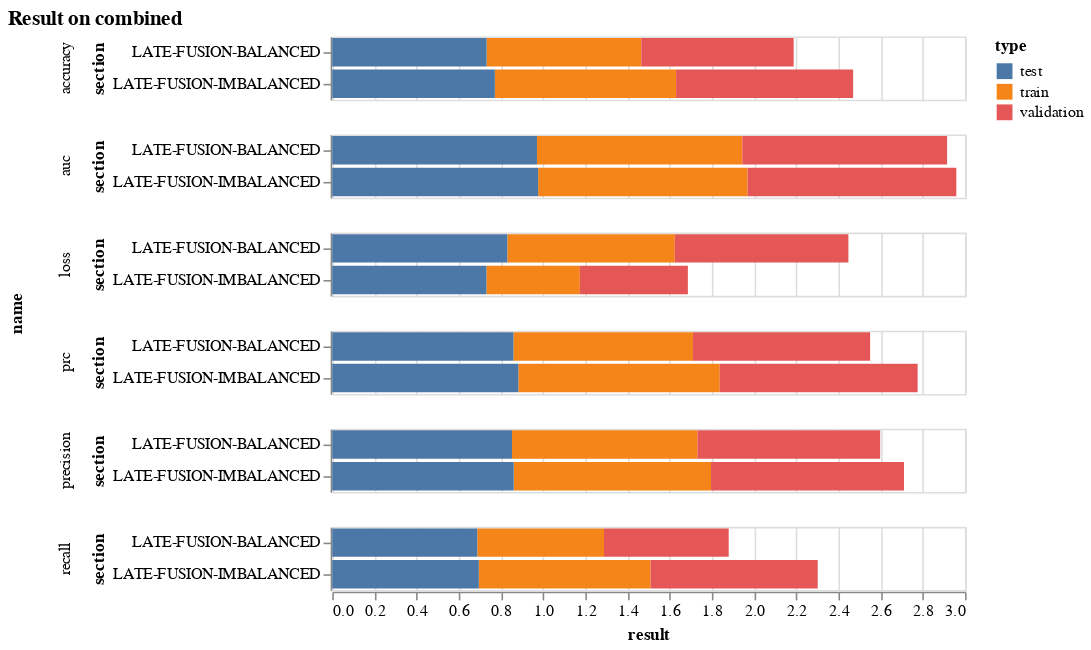

Source (notebook cell):
### Code cell
alt.Chart(late_melted_result, title="Result on combined").mark_bar().encode(
  y='section',
  x='result',
  color='type',
  row='name',
)

### Figure 1 — Vega-Lite specification as saved in the notebook (floating-point values rounded to 4 significant figures)
{"config": {"view": {"continuousWidth": 400, "continuousHeight": 300}}, "data": {"name": "data-4ea96f6646318b5430d059ae6bcc730a"}, "mark": "bar", "encoding": {"color": {"type": "nominal", "field": "type"}, "row": {"type": "nominal", "field": "name"}, "x": {"type": "quantitative", "field": "result"}, "y": {"type": "nominal", "field": "section"}}, "title": "Result on combined", "$schema": "https://vega.github.io/schema/vega-lite/v4.8.1.json", "datasets": {"data-4ea96f6646318b5430d059ae6bcc730a": [{"name": "loss", "section": "LATE-FUSION-IMBALANCED", "type": "train", "result": 0.4429}, {"name": "accuracy", "section": "LATE-FUSION-IMBALANCED", "type": "train", "result": 0.8593}, {"name": "precision", "section": "LATE-FUSION-IMBALANCED", "type": "train", "result": 0.9354}, {"name": "recall", "section": "LATE-FUSION-IMBALANCED", "type": "train", "result": 0.8146}, {"name": "auc", "section": "LATE-FUSION-IMBALANCED", "type": "train", "result": 0.993}, {"name": "prc", "section": "LATE-FUSION-IMBALANCED", "type": "train", "result": 0.9547}, {"name": "loss", "section": "LATE-FUSION-BALANCED", "type": "train", "result": 0.7938}, {"name": "accuracy", "section": "LATE-FUSION-BALANCED", "type": "train", "result": 0.7331}, {"name": "precision", "section": "LATE-FUSION-BALANCED", "type": "train", "result": 0.8789}, {"name": "recall", "section": "LATE-FUSION-BALANCED", "type": "train", "result": 0.6008}, {"name": "auc", "section": "LATE-FUSION-BALANCED", "type": "train", "result": 0.9735}, {"name": "prc", "section": "LATE-FUSION-BALANCED", "type": "train", "result": 0.851}, {"name": "loss", "section": "LATE-FUSION-IMBALANCED", "type": "validation", "result": 0.5121}, {"name": "accuracy", "section": "LATE-FUSION-IMBALANCED", "type": "validation", "result": 0.8393}, {"name": "precision", "section": "LATE-FUSION-IMBALANCED", "type": "validation", "result": 0.9149}, {"name": "recall", "section": "LATE-FUSION-IMBALANCED", "type": "validation", "result": 0.7921}, {"name": "auc", "section": "LATE-FUSION-IMBALANCED", "type": "validation", "result": 0.9894}, {"name": "prc", "section": "LATE-FUSION-IMBALANCED", "type": "validation", "result": 0.9384}, {"name": "loss", "section": "LATE-FUSION-BALANCED", "type": "validation", "result": 0.823}, {"name": "accuracy", "section": "LATE-FUSION-BALANCED", "type": "validation", "result": 0.7226}, {"name": "precision", "section": "LATE-FUSION-BALANCED", "type": "validation", "result": 0.8664}, {"name": "recall", "section": "LATE-FUSION-BALANCED", "type": "validation", "result": 0.5912}, {"name": "auc", "section": "LATE-FUSION-BALANCED", "type": "validation", "result": 0.9709}, {"name": "prc", "section": "LATE-FUSION-BALANCED", "type": "validation", "result": 0.84}, {"name": "loss", "section": "LATE-FUSION-IMBALANCED", "type": "test", "result": 0.7311}, {"name": "accuracy", "section": "LATE-FUSION-IMBALANCED", "type": "test", "result": 0.771}, {"name": "precision", "section": "LATE-FUSION-IMBALANCED", "type": "test", "result": 0.8604}, {"name": "recall", "section": "LATE-FUSION-IMBALANCED", "type": "test", "result": 0.695}, {"name": "auc", "section": "LATE-FUSION-IMBALANCED", "type": "test", "result": 0.9763}, {"name": "prc", "section": "LATE-FUSION-IMBALANCED", "type": "test", "result": 0.8823}, {"name": "loss", "section": "LATE-FUSION-BALANCED", "type": "test", "result": 0.8303}, {"name": "accuracy", "section": "LATE-FUSION-BALANCED", "type": "test", "result": 0.732}, {"name": "precision", "section": "LATE-FUSION-BALANCED", "type": "test", "result": 0.8524}, {"name": "recall", "section": "LATE-FUSION-BALANCED", "type": "test", "result": 0.6877}, {"name": "auc", "section": "LATE-FUSION-BALANCED", "type": "test", "result": 0.9707}, {"name": "prc", "section": "LATE-FUSION-BALANCED", "type": "test", "result": 0.8593}]}}
